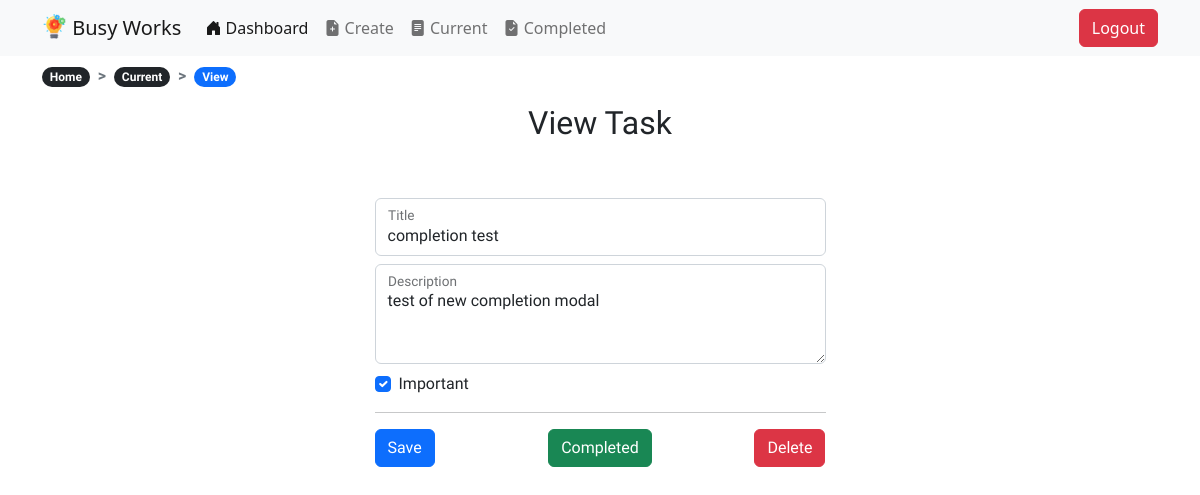
Screenshot of /todo/17 (signed in) with the database file from the repository.
### todo/models.py (models this page shows, shortened)
class Todo(models.Model):
    title = models.CharField(max_length=100)
    description = models.TextField(blank=True)
    created = models.DateTimeField(auto_now_add=True)
    datecompleted = models.DateTimeField(null=True, blank=True)
    important = models.BooleanField(default=False)
    user = models.ForeignKey(User, on_delete=models.CASCADE)

### todo/views.py (the view, shortened to what this page needs)
# urls.py: path('todo/<int:todo_pk>', views.viewtodo, name="viewtodo"),
@login_required
def viewtodo(request, todo_pk):
    todo = get_object_or_404(Todo, pk=todo_pk, user=request.user)
    if request.method == 'GET':
        form = TodoForm(instance=todo)
        return render(request, 'todo/viewtodo.html', {'todo': todo, 'form': form})

### todo/forms.py
class TodoForm(ModelForm):
    class Meta:
        model = Todo
        fields = ['title', 'description', 'important']

### todo/templates/todo/viewtodo.html (shortened to what this page needs)
{% extends "todo/base.html" %}
{% load static %}
{% block content %}
{% if todo.datecompleted is None %}
<nav class="mt-2" style="--bs-breadcrumb-divider: '>'; font-weight: 800;" aria-label="breadcrumb">
    <ol class="breadcrumb">
      <li class="breadcrumb-item"><a href="{% url 'home' %}"><span class="badge rounded-pill bg-dark">Home</span></a></li>
      <li class="breadcrumb-item"><a href="{% url 'currenttodos' %}"><span class="badge rounded-pill bg-dark">Current</span></a></li>
      <li class="breadcrumb-item active" ><span class="badge rounded-pill bg-primary">View</span></li>
    </ol>
</nav>
{% endif %}
<div class="row justify-content-center mt-3">
    <div class="col-md-5">
        <h2 class="text-center">View Task</h2>
    </div>
</div>
<div class="row justify-content-center mt-5">
    <div class="col-md-5">
        <form method="POST">
            <div class="form-floating mb-2">
                <input type="text" name="title" class="form-control" id="title" placeholder="Title" value="{{ todo.title }}" required>
                <label for="title">Title</label>
            </div>
            <div class="form-floating mb-2">
                <textarea name="description" class="form-control" id="description" placeholder="Description" style="Height: 100px">{{ todo.description }}</textarea>
                <label for="description">Description</label>
            </div>
            <div class="form-group form-check mb-2">
                <input type="checkbox" name="important" class="form-check-input" id="important" {% if todo.important %}checked{% endif %}>
                <label class="form-check-label" for="important">Important</label>
            </div>
            <hr>
            <div class="btn-group d-flex justify-content-center" role="group">
                <div class="col-md d-flex justify-content-start">
                <button type="submit" class="btn btn-primary">Save</button>
            </form>
            </div>
                <div class="col-md d-flex justify-content-center">
                {% if todo.datecompleted is None %}
                <form method="POST" action="{% url 'completetodo' todo.id %}">
                    <button type="submit" class="btn btn-success">Completed</button>
                </form>
                {% endif %}
                    </div>
                        <div class="col-md d-flex justify-content-end">
                            <form method="POST" action="{% url 'deletetodo' todo.id %}">
                        <button type="submit" class="btn btn-danger">Delete</button>
                    </form>
                </div>
                </div>
            </div>
{% endblock %}

### rows the page displays
Todo: title "completion test", description "test of new completion modal", important "☑"
